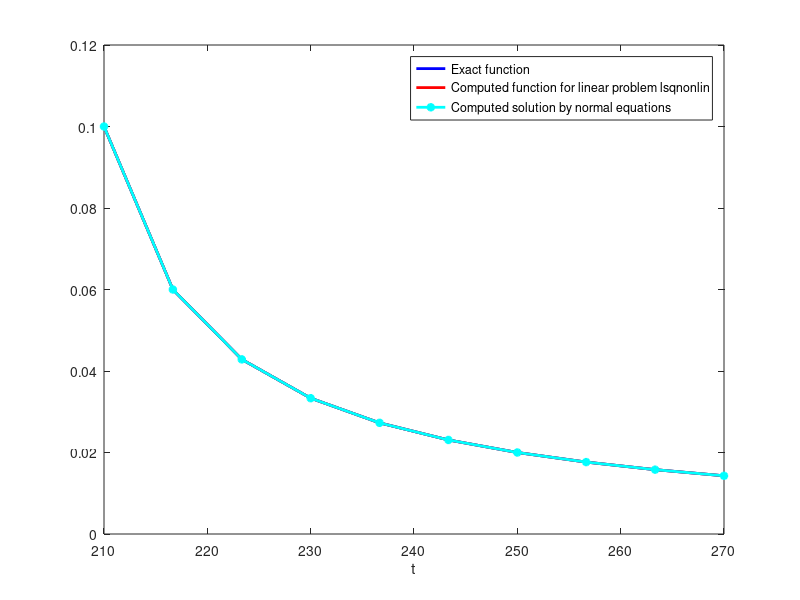

Here is the MATLAB script that generated this plot:
clear
close all

m = 10;
%  genererar data punkter
t = linspace(210,270,m);

% genererar exakt funktion  y=log(b) i data punkter

A = 1;
E = 1;
T0 = 200;


x_exact = [A,E,T0];

%linear model
y = log(A) + E*(1./(t-T0));
%y = (A*exp(E*(1./(t-T0))));


%init gissning
x0 = [1,1,1];

x0 = [0.5,0.5,1];

%init gissning 
%x0 = [log10(y'), t', ones(m, 1)] \ (t'.* log10(y'));

%x(1) = x0(1);
%x(2)= exp(x0(2));
%x(3) = x0(3) + T0 * x0(2);

%definition av funktion som vi vill anpassa till mätningar i rhs
fun = @(x)log(x(1)) + x(2)*(1./(t-x(3))) - y;

% viktat
%vikt = 0.5;
%fun = @(x)(log(x(1)) + x(2)*(1./(t-x(3))) - y)*vikt;

% lower band  för A,E,T0
lb = [1/2,1/2,1/2];

% upper bound för A,E,T0
ub = [2.0,3.0,400.0];

x = lsqnonlin(fun,x0,lb,ub)
%x1 = lsqnonlin(fun1,x0)
%x2 = lsqnonlin(fun2,x0)

% construction of a matrix in the linear model

for i=1:1:m
  for j=1:1:3
    MA(i,1)=  y(i);
     MA(i,2)=  t(i);
       MA(i,3)=  1;
  end
end

%solution of normal equations using pinv
sol = pinv(MA)*(t.*y)';

% then we need compute actual coefficients T0, A and E  by knowing sol: see lecture 8

ls(1) = 10^sol(2);
ls(2) = sol(3) + sol(1)*sol(2);
 ls(3) = sol(1);
 
ls
figure

% exact solution
plot(t,y,'b -','LineWidth',2);
hold on;
% computed solution by lsqnonlin: plotting results

funres = @(x)log(x(1)) + x(2)*(1./(t-x(3)));
 plot(t,funres(x),'r -', 'LineWidth',2)
 
 plot(t,funres(ls),'*- c', 'linewidth',2)
 
xlabel('t')
  %legend('Exact function', 'Computed function for linear problem','Computed function for nonlinear problem')
 legend('Exact function', 'Computed function for linear problem lsqnonlin','Computed solution by normal equations')


 
 for i=1:3
error_lsqnonlin(i) = abs(x(i) - x_exact(i))/abs(x_exact(i));
error_leastsquares(i) = abs(ls(i) - x_exact(i))/abs(x_exact(i));
 end
 
 error_lsqnonlin
 error_leastsquares